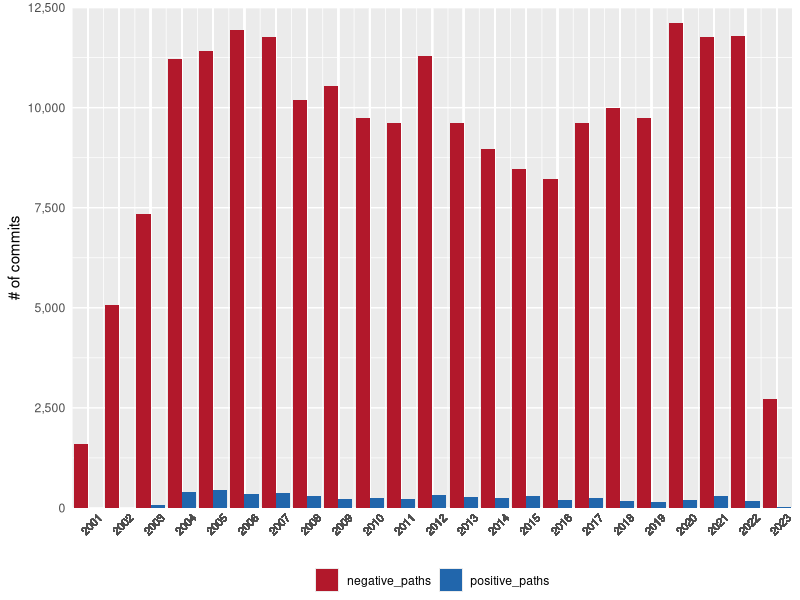

Generate this figure with R:
library(reshape2)
library(tidyr)
library(ggplot2)
library(stringr)
library(dplyr)
library(ggpubr)
library(scales)

setwd("<file_path>")
data <- read.csv("data-all-sentiments-commits2.csv",TRUE,';')
s_data <- 
  subset(data, select = c('path', 'year', 'n_neg_messages', 'n_pos_messages'))

data_all <- na.omit(s_data)
data_all$diff <- data_all$n_pos_messages - data_all$n_neg_messages
standard_normal<-function(x) {
  (x-mean(x))/sd(x)
}

data_all2 <- data_all %>% group_by(year) %>%
  mutate(norm = standard_normal(diff))

data_all2 <- na.omit(data_all2)
agg_diff <- data_all2 %>% group_by(path) %>%
  summarise(sum_norm = sum(norm))

m_data_all2 <- merge(data_all2, agg_diff, by=c('path'))

ordered_data <- m_data_all2 %>% arrange(sum_norm)

ordered_data$path <- factor(ordered_data$path, 
                            levels = unique(ordered_data$path))

list_all_paths <- 
  unique(subset(ordered_data, select = c('path','sum_norm')))

top_10_negs_paths <- list_all_paths[1:10,]
list_all_paths <- list_all_paths[order(-list_all_paths$sum_norm),]
top_10_pos_paths <- list_all_paths[1:10,]

data_commits <- subset(data, select = c('path', 'year','n_commits'))
top_ten_pos <- merge(top_10_pos_paths, data_commits, by='path')

m_data_top10_negs <- merge(top_10_negs_paths, data_commits, by='path')
m_data_top10_negs <- subset(m_data_top10_negs, select=c('year', 'n_commits'))
m_data_top10_negs <- m_data_top10_negs %>% group_by(year) %>%
                        summarise(negative_paths = sum(n_commits))

m_data_top10_pos <- merge(top_10_pos_paths, data_commits, by = 'path')
m_data_top10_pos <- subset(m_data_top10_pos, select = c('year', 'n_commits'))
m_data_top10_pos <- m_data_top10_pos %>% group_by(year) %>%
                      summarise(positive_paths = sum(n_commits))
# Create data frame
data <- merge(m_data_top10_negs, m_data_top10_pos, 
              by='year', all=TRUE)

# Reshape data for ggplot
data_melted <- melt(data, id.vars = "year", variable.name = "group")
mycolors <- c("#b2182b","#2166ac")

ggplot(data_melted, aes(x = year, y = value, fill = group)) +
  scale_x_continuous(limits = c(2000.5, 2023.5), expand=c(0,0), 
                     breaks = ordered_data$year) +
  scale_y_continuous(limits = c(-1.5, 12500), expand=c(0,0),
                     labels = scales::comma) +
  geom_bar(stat = "identity", position = "dodge") +
  labs(x = "",
       y = "# of commits")+
  theme( axis.ticks.y = element_blank(),
         axis.ticks.x = element_blank(),
         axis.text.x = element_text(angle=45,vjust = 0.5, hjust=0.3,size=8),
         legend.position = "bottom",
         legend.margin  = margin(-5,0,0,0),
         legend.title = element_blank()) +
  scale_fill_discrete(labels = c("negative paths", "positive paths")) +
  scale_fill_manual(values=mycolors) 

